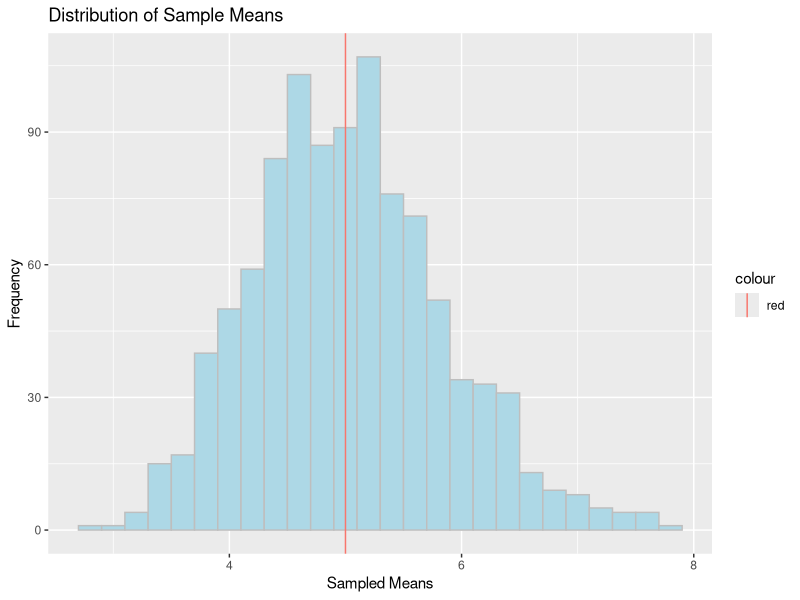
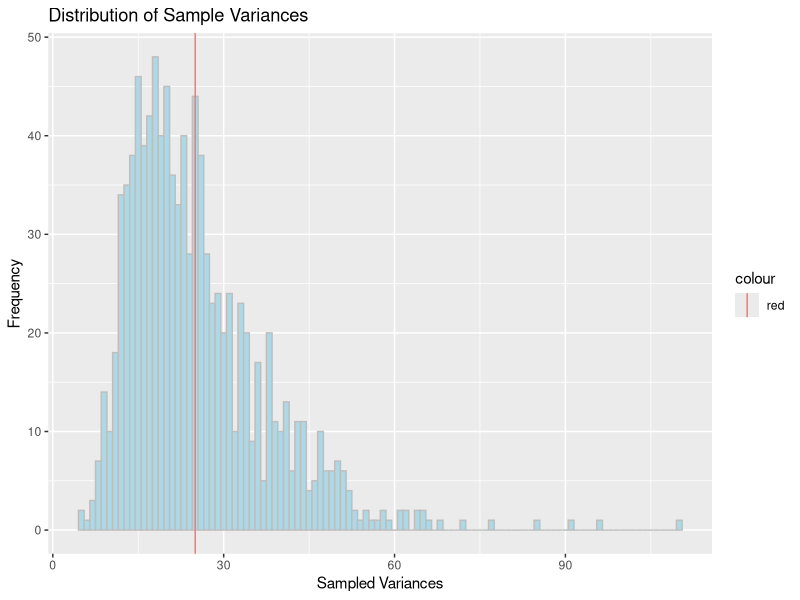
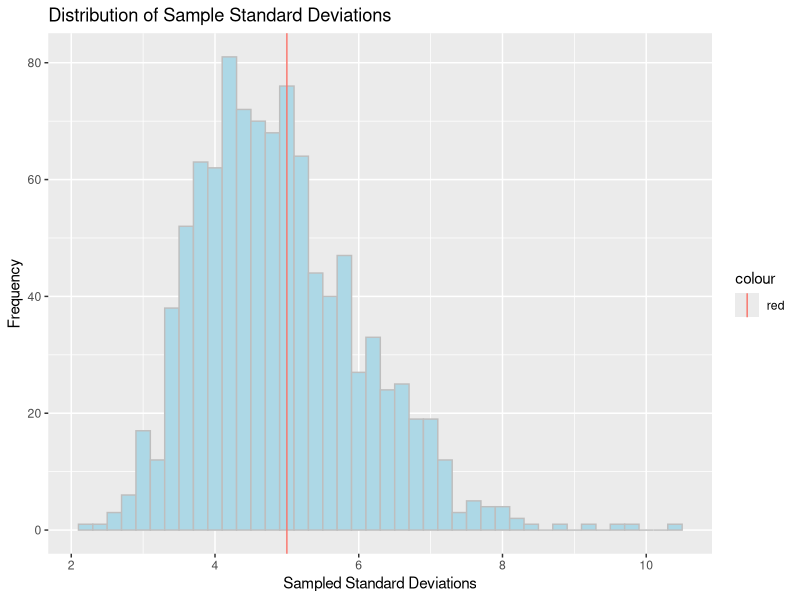

Write R code to recreate these figures, in order.
## ---- chunk 1
rm(list = ls())
## ---- chunk 2
n <- 40        # Sample size
lambda <- 0.2  # Rate parameter
number_of_simulations <- 1000

theoretical_mean    <- 1 / lambda             # Theoretical mean
theoretical_std_dev <- 1 / lambda             # Theoretical standard deviation
theoretical_var     <- theoretical_std_dev^2  # Theoretical variance

sample_means          <- NULL
sample_variances      <- NULL
sample_std_deviations <- NULL

for (experiment in 1 : number_of_simulations) {
  sample <- rexp(n = n, rate = lambda)
  sample_means          <- c(sample_means, mean(sample))
  sample_variances      <- c(sample_variances, var(sample))
  sample_std_deviations <- c(sample_std_deviations, sd(sample))
}

sample_statistics <- data.frame(cbind(sample_means, sample_variances, sample_std_deviations))
names(sample_statistics) <- c("sample_means", "sample_variances", "sample_std_deviations")

summary(sample_statistics)
## ---- chunk 3
library(ggplot2)

ggplot() + 
  geom_histogram(data = sample_statistics, 
                 aes(x = sample_statistics$sample_means), 
                 binwidth = 0.2, fill = "lightblue", colour = "grey") + 
  geom_vline(data = sample_statistics, 
             aes(xintercept = 1/lambda, colour = "red")) + 
  ggtitle("Distribution of Sample Means") + 
  xlab("Sampled Means") + ylab("Frequency")
## ---- chunk 4
ggplot() + 
  geom_histogram(data = sample_statistics, 
                 aes(x = sample_statistics$sample_variances), 
                 binwidth = 1, fill = "lightblue", colour = "grey") + 
  geom_vline(data = sample_statistics, 
             aes(xintercept = (1/lambda)^2, colour = "red")) + 
  ggtitle("Distribution of Sample Variances") + 
  xlab("Sampled Variances") + ylab("Frequency")
## ---- chunk 5
ggplot() + 
  geom_histogram(data = sample_statistics, 
                 aes(x = sample_statistics$sample_std_deviations), 
                 binwidth = 0.2, fill = "lightblue", colour = "grey") + 
  geom_vline(data = sample_statistics, 
             aes(xintercept = 1/lambda, colour = "red")) + 
  ggtitle("Distribution of Sample Standard Deviations") + 
  xlab("Sampled Standard Deviations") + ylab("Frequency")
